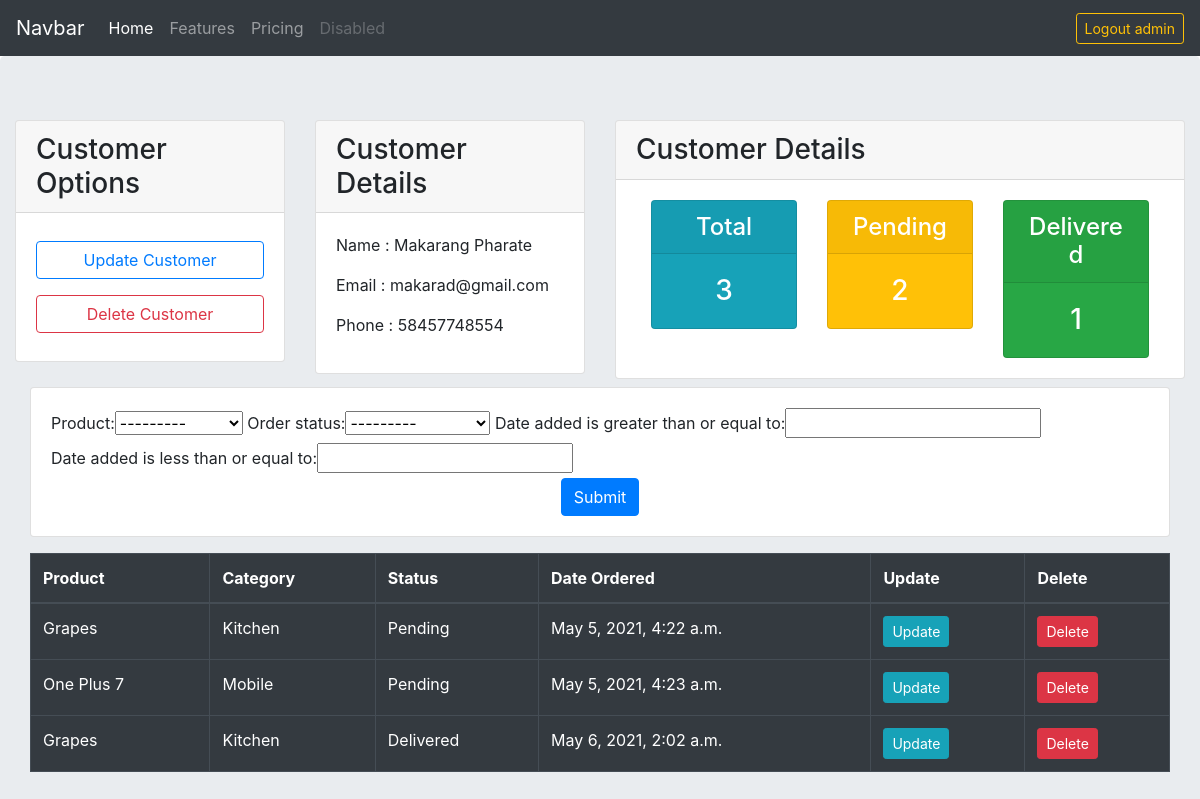
Before: /customer/1 (signed in) with the older database file.
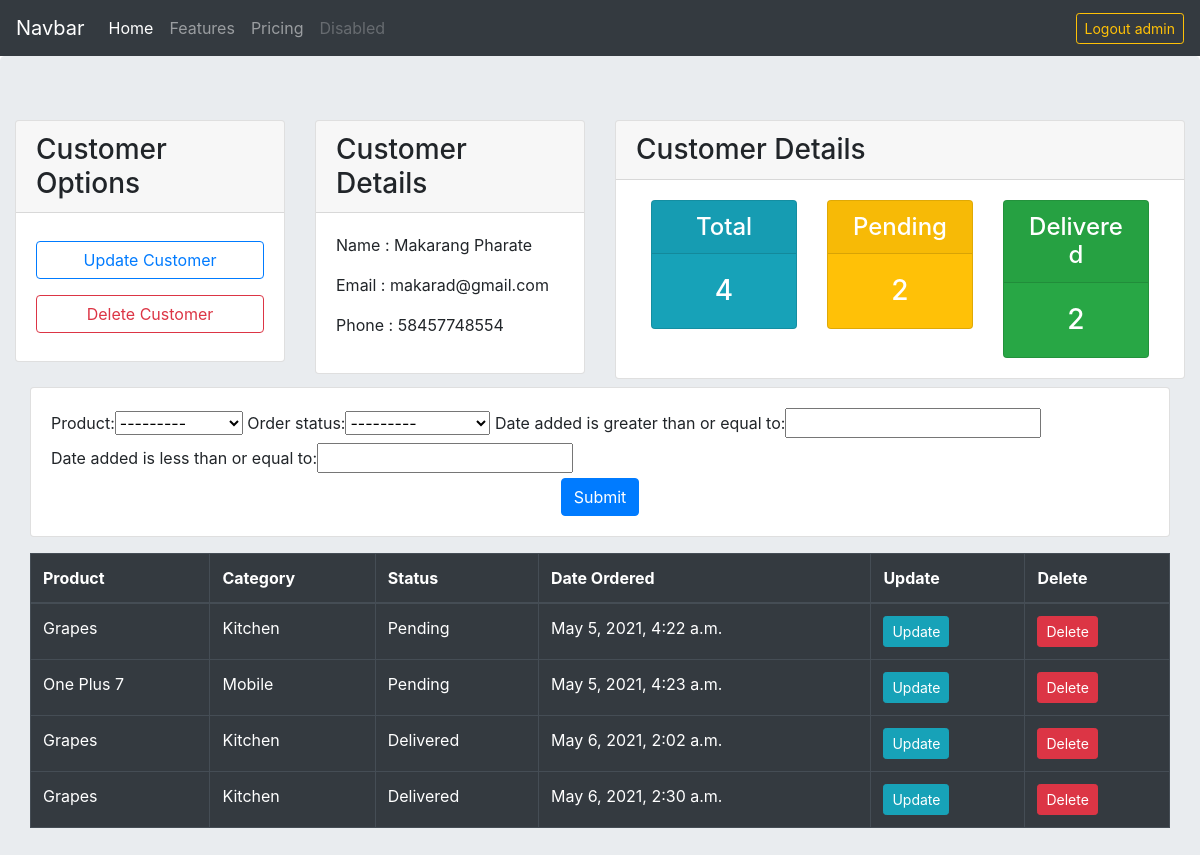
After: the same page with the newer database file.
### accounts/models.py (models this page shows, shortened)
class Order(models.Model):
    ORDER_STATUS = (
        ("Pending","Pending"),
        ('Out For Delivery','Out For Delivery'),
        ("Delivered","Delivered")
    )
    product = models.ForeignKey(Product,null=True,on_delete=models.SET_NULL)
    customer = models.ForeignKey(Customer,null=True,on_delete=models.SET_NULL)
    order_status = models.CharField(max_length=200,choices=ORDER_STATUS)
    date_added = models.DateTimeField(auto_now_add=True)

class Product(models.Model):
    name = models.CharField(max_length=200)
    description = models.CharField(max_length=200)
    price = models.FloatField()
    category = models.ForeignKey(Category, null=True ,on_delete=models.SET_NULL)
    tags = models.ManyToManyField(Tag)
    date_added = models.DateTimeField(auto_now_add=True)
    def __str__(self):
        return self.name

class Category(models.Model):
    name = models.CharField(max_length=200)
    def __str__(self):
        return self.name

### accounts/views.py (the view)
# urls.py: path('customer/<int:pk>',views.customer,name="customer"),
@login_required(login_url='login')
def customer(request,pk):
    customer = Customer.objects.get(id=pk)
    orders = customer.order_set.all()
    order_filter = OrderFilter(request.GET,queryset=orders)
    orders = order_filter.qs
    total = orders.all().count()
    pending = orders.filter(order_status="Pending").count()
    delivered = orders.filter(order_status="Delivered").count()
    context = {'customer':customer,'orders':orders, 'total':total,
               'pending':pending,'delivered':delivered,'filter':order_filter}
    return render(request,'accounts/customer.html',context)

### templates/accounts/customer.html (shortened to what this page needs)
{% extends "accounts/layout/main.html" %}
{% block content %}
    <div class="container-fluid">
      <div class="row">
        <div class="col-3">
          <div class="card">
            <div class="card-header">
              <h3 class="card-title mb-0">Customer Options</h3>
            </div>
            <div class="card-body">
              <a href="#"
              class="btn btn-outline-primary my-2 w-100">Update Customer</a>
              <a href="#"
              class="btn btn-outline-danger my-2 w-100">Delete Customer</a>
            </div>
          </div>
        </div>
        <div class="col-3">
          <div class="card">
            <div class="card-header">
              <h3 class="card-title mb-0">Customer Details</h3>
            </div>
            <div class="card-body">
              <p>Name : {{customer.name}}</p>
              <p>Email : {{customer.email}}</p>
              <p>Phone : {{customer.phone}}</p>
            </div>
          </div>
        </div>
        <div class="col-6">
            <div class="card">
              <div class="card-header">
                <h3 class="card-title mb-0">Customer Details</h3>
              </div>
              <div class="card-body">
                {% include "accounts/stats.html" %}
              </div>
            </div>
        </div>
      </div>
      <div class="container-fluid py-2">
        <div class="card">
          <div class="card-body">
            <form class=""  method="get">
                {{filter.form}}
                <div class="text-center">
                  <input type="submit" class="btn btn-primary">
                </div>
            </form>
          </div>
        </div>
      </div>
      <div class="container-fluid py-2">
          <table class="table table-dark table-bordered">
              <thead>
                <tr>
                  <th>Product</th>
                  <th>Category</th>
                  <th>Status</th>
                  <th>Date Ordered</th>
                  <th>Update</th>
                  <th>Delete</th>
                </tr>
              </thead>
              <tbody>
                {% for order in orders %}
                  <tr>
                    <td>{{order.product.name}}</td>
                    <td>{{order.product.category}}</td>
                    <td>{{order.order_status}}</td>
                    <td>{{order.date_added}}</td>
                    <td><a href="{% url 'update_order' order.id %}" class="btn btn-sm btn-info">Update</a></td>
                    <td><a href="#" class="btn btn-sm btn-danger">Delete</a></td>
                  </tr>
                {% endfor %}
              </tbody>
          </table>
      </div>
    </div>
{% endblock content %}

Changed rows visible on the page:
added Order: product.name "Grapes", product.category "Kitchen", order_status "Delivered", date_added "May 6, 2021, 2:30 a.m."
Other visible differences:
{{ total }}: "3" → "4"
{{ delivered }}: "1" → "2"
